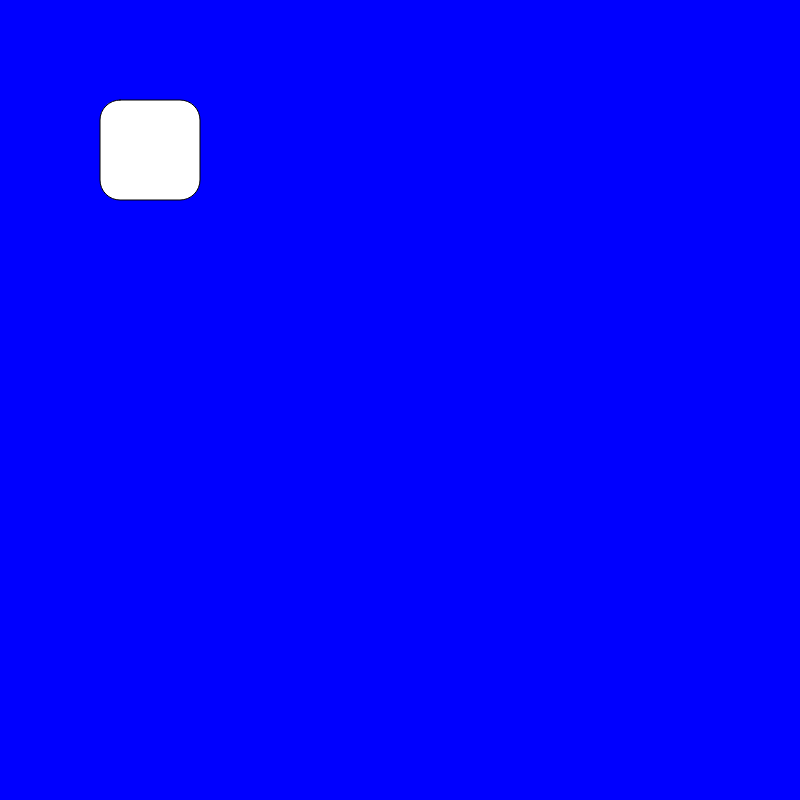
Frame 1 (no input)
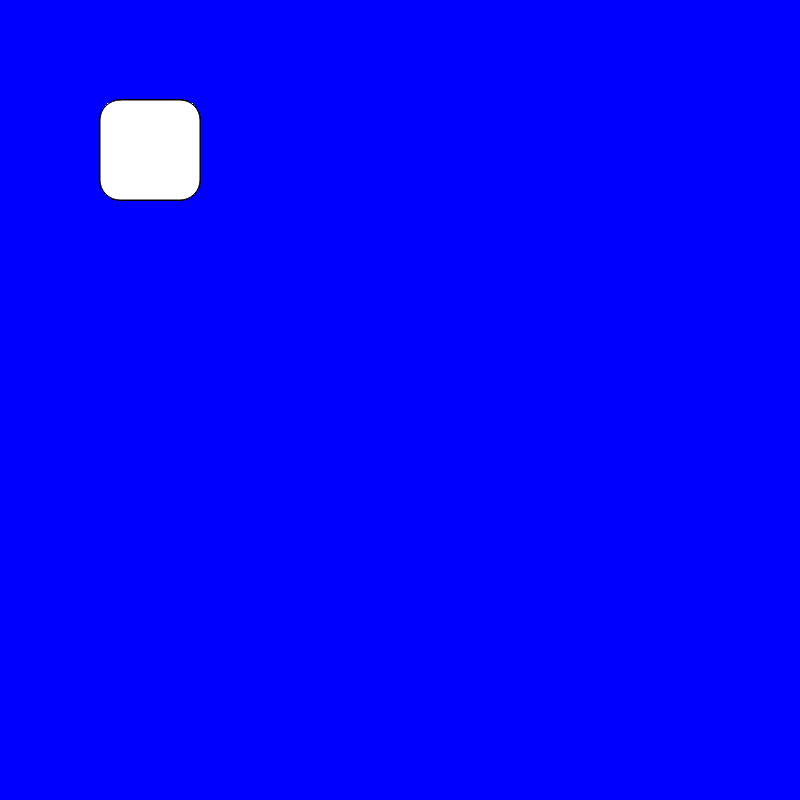
Frame 60 (no input)
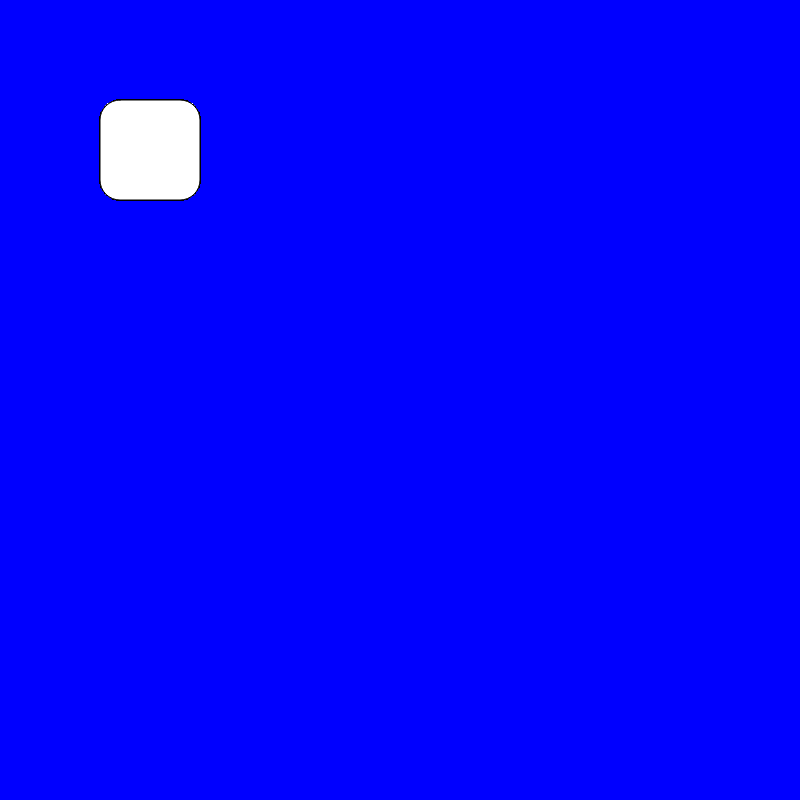
Frame 120 (the mouse pressed at the canvas centre since frame 60)

The p5.js sketch that drew these frames (run headless with seeded random() and noise() and a simulated clock; from frame 60 on, the mouse is pressed at the canvas centre):

// p5.js sketch
// ── sketch.js
function setup() {
  // put setup code here
  createCanvas(800,800);
  background('blue');

}

function draw() {
  // put drawing code here

  rect(100,100,100,100,20);
}
function mouseReleased() {
  if ((mouseX > 100) && (mouseX < 200) && (mouseY > 100) && (mouseY < 200)) {
  background(random(256),random(256),random(256));
}



}
